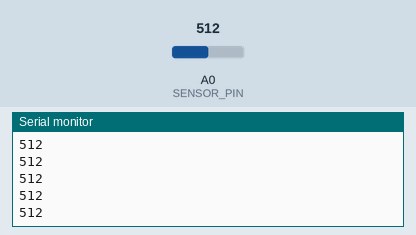
Recording of a sketch running on a simulated Arduino Nano, built with avr-gcc and run on an emulated ATmega328P. Shown: the last lines printed to the serial monitor. The inputs (shaded band) are chosen by the test bench; at power-on: A0 (SENSOR_PIN) = 512.

Above: at 1.2 s.
1.3 s: A0 (SENSOR_PIN) set to 716
At 1.32 s:
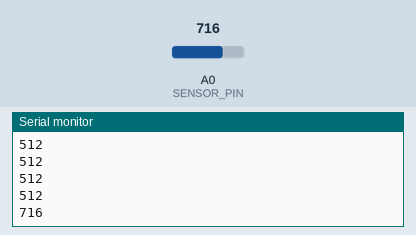
2.8 s: A0 (SENSOR_PIN) set to 900
At 2.83 s:
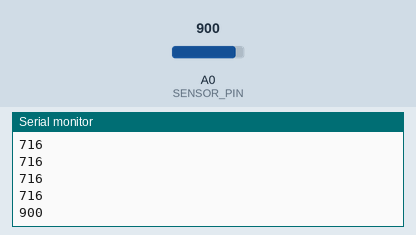
Timing chart, 0 to 5.8 s (numbered marks = the images above; inputs shaded):
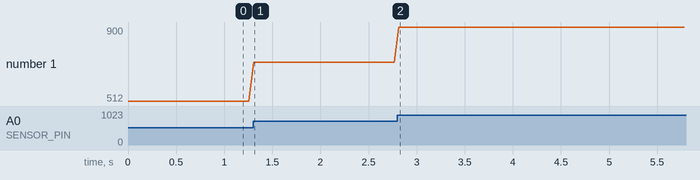

Measured:
- after the input at 1.3 s, the serial monitor: prints a new line at once (image 1)
- after the input at 2.8 s, the serial monitor: prints a new line at once (image 2)
- plotted number 1: 512 → 716 after the input at 1.3 s, 716 → 900 after the input at 2.8 s

The sketch:

seismometer.ino
```cpp
/*
  Disaster Detection Alarm System
  Arduino Nano — Seismometer sketch

  Reads analog vibration sensor on A0 and sends the value
  over Serial at 9600 baud. The admin app reads this value.

  Wiring:
    VCC  → 5V
    GND  → GND
    AOUT → A0
*/

const int SENSOR_PIN = A0;
const int SAMPLE_DELAY = 50; // ms between readings (~20 samples/sec)

void setup() {
  Serial.begin(9600);
}

void loop() {
  int value = analogRead(SENSOR_PIN); // 0–1023
  Serial.println(value);
  delay(SAMPLE_DELAY);
}
```
